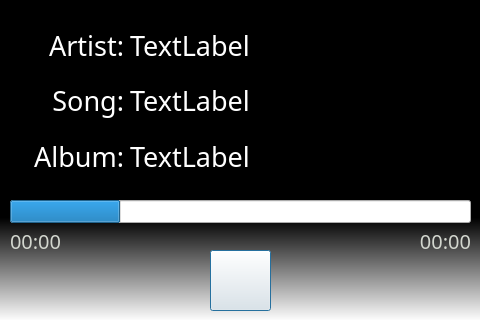
<?xml version="1.0" encoding="UTF-8"?>
<!-- SPDX-FileCopyrightText: 2026 Mark G. Russell -->
<!-- SPDX-License-Identifier: MIT -->
<ui version="4.0">
 <class>bluetoothplayer</class>
 <widget class="QDialog" name="bluetoothplayer">
  <property name="geometry">
   <rect>
    <x>0</x>
    <y>0</y>
    <width>480</width>
    <height>320</height>
   </rect>
  </property>
  <property name="windowTitle">
   <string>Dialog</string>
  </property>
  <widget class="QLabel" name="label">
   <property name="geometry">
    <rect>
     <x>0</x>
     <y>0</y>
     <width>481</width>
     <height>321</height>
    </rect>
   </property>
   <property name="baseSize">
    <size>
     <width>320</width>
     <height>240</height>
    </size>
   </property>
   <property name="palette">
    <palette>
     <active>
      <colorrole role="Button">
       <brush brushstyle="LinearGradientPattern">
        <gradient startx="0.500000000000000" starty="0.204545000000000" endx="0.500000000000000" endy="1.000000000000000" type="LinearGradient" spread="PadSpread" coordinatemode="ObjectBoundingMode">
         <gradientstop position="0.595000000000000">
          <color alpha="255">
           <red>0</red>
           <green>0</green>
           <blue>0</blue>
          </color>
         </gradientstop>
         <gradientstop position="1.000000000000000">
          <color alpha="255">
           <red>255</red>
           <green>255</green>
           <blue>255</blue>
          </color>
         </gradientstop>
        </gradient>
       </brush>
      </colorrole>
      <colorrole role="Base">
       <brush brushstyle="LinearGradientPattern">
        <gradient startx="0.500000000000000" starty="0.204545000000000" endx="0.500000000000000" endy="1.000000000000000" type="LinearGradient" spread="PadSpread" coordinatemode="ObjectBoundingMode">
         <gradientstop position="0.595000000000000">
          <color alpha="255">
           <red>0</red>
           <green>0</green>
           <blue>0</blue>
          </color>
         </gradientstop>
         <gradientstop position="1.000000000000000">
          <color alpha="255">
           <red>255</red>
           <green>255</green>
           <blue>255</blue>
          </color>
         </gradientstop>
        </gradient>
       </brush>
      </colorrole>
      <colorrole role="Window">
       <brush brushstyle="LinearGradientPattern">
        <gradient startx="0.500000000000000" starty="0.204545000000000" endx="0.500000000000000" endy="1.000000000000000" type="LinearGradient" spread="PadSpread" coordinatemode="ObjectBoundingMode">
         <gradientstop position="0.595000000000000">
          <color alpha="255">
           <red>0</red>
           <green>0</green>
           <blue>0</blue>
          </color>
         </gradientstop>
         <gradientstop position="1.000000000000000">
          <color alpha="255">
           <red>255</red>
           <green>255</green>
           <blue>255</blue>
          </color>
         </gradientstop>
        </gradient>
       </brush>
      </colorrole>
     </active>
     <inactive>
      <colorrole role="Button">
       <brush brushstyle="LinearGradientPattern">
        <gradient startx="0.500000000000000" starty="0.204545000000000" endx="0.500000000000000" endy="1.000000000000000" type="LinearGradient" spread="PadSpread" coordinatemode="ObjectBoundingMode">
         <gradientstop position="0.595000000000000">
          <color alpha="255">
           <red>0</red>
           <green>0</green>
           <blue>0</blue>
          </color>
         </gradientstop>
         <gradientstop position="1.000000000000000">
          <color alpha="255">
           <red>255</red>
           <green>255</green>
           <blue>255</blue>
          </color>
         </gradientstop>
        </gradient>
       </brush>
      </colorrole>
      <colorrole role="Base">
       <brush brushstyle="LinearGradientPattern">
        <gradient startx="0.500000000000000" starty="0.204545000000000" endx="0.500000000000000" endy="1.000000000000000" type="LinearGradient" spread="PadSpread" coordinatemode="ObjectBoundingMode">
         <gradientstop position="0.595000000000000">
          <color alpha="255">
           <red>0</red>
           <green>0</green>
           <blue>0</blue>
          </color>
         </gradientstop>
         <gradientstop position="1.000000000000000">
          <color alpha="255">
           <red>255</red>
           <green>255</green>
           <blue>255</blue>
          </color>
         </gradientstop>
        </gradient>
       </brush>
      </colorrole>
      <colorrole role="Window">
       <brush brushstyle="LinearGradientPattern">
        <gradient startx="0.500000000000000" starty="0.204545000000000" endx="0.500000000000000" endy="1.000000000000000" type="LinearGradient" spread="PadSpread" coordinatemode="ObjectBoundingMode">
         <gradientstop position="0.595000000000000">
          <color alpha="255">
           <red>0</red>
           <green>0</green>
           <blue>0</blue>
          </color>
         </gradientstop>
         <gradientstop position="1.000000000000000">
          <color alpha="255">
           <red>255</red>
           <green>255</green>
           <blue>255</blue>
          </color>
         </gradientstop>
        </gradient>
       </brush>
      </colorrole>
     </inactive>
     <disabled>
      <colorrole role="Button">
       <brush brushstyle="LinearGradientPattern">
        <gradient startx="0.500000000000000" starty="0.204545000000000" endx="0.500000000000000" endy="1.000000000000000" type="LinearGradient" spread="PadSpread" coordinatemode="ObjectBoundingMode">
         <gradientstop position="0.595000000000000">
          <color alpha="255">
           <red>0</red>
           <green>0</green>
           <blue>0</blue>
          </color>
         </gradientstop>
         <gradientstop position="1.000000000000000">
          <color alpha="255">
           <red>255</red>
           <green>255</green>
           <blue>255</blue>
          </color>
         </gradientstop>
        </gradient>
       </brush>
      </colorrole>
      <colorrole role="Base">
       <brush brushstyle="LinearGradientPattern">
        <gradient startx="0.500000000000000" starty="0.204545000000000" endx="0.500000000000000" endy="1.000000000000000" type="LinearGradient" spread="PadSpread" coordinatemode="ObjectBoundingMode">
         <gradientstop position="0.595000000000000">
          <color alpha="255">
           <red>0</red>
           <green>0</green>
           <blue>0</blue>
          </color>
         </gradientstop>
         <gradientstop position="1.000000000000000">
          <color alpha="255">
           <red>255</red>
           <green>255</green>
           <blue>255</blue>
          </color>
         </gradientstop>
        </gradient>
       </brush>
      </colorrole>
      <colorrole role="Window">
       <brush brushstyle="LinearGradientPattern">
        <gradient startx="0.500000000000000" starty="0.204545000000000" endx="0.500000000000000" endy="1.000000000000000" type="LinearGradient" spread="PadSpread" coordinatemode="ObjectBoundingMode">
         <gradientstop position="0.595000000000000">
          <color alpha="255">
           <red>0</red>
           <green>0</green>
           <blue>0</blue>
          </color>
         </gradientstop>
         <gradientstop position="1.000000000000000">
          <color alpha="255">
           <red>255</red>
           <green>255</green>
           <blue>255</blue>
          </color>
         </gradientstop>
        </gradient>
       </brush>
      </colorrole>
     </disabled>
    </palette>
   </property>
   <property name="styleSheet">
    <string notr="true">background-color: qlineargradient(spread:pad, x1:0.5, y1:0.204545, x2:0.5, y2:1, stop:0.595 rgba(0, 0, 0, 255), stop:1 rgba(255, 255, 255, 255));</string>
   </property>
   <property name="text">
    <string/>
   </property>
   <property name="scaledContents">
    <bool>true</bool>
   </property>
  </widget>
  <widget class="QProgressBar" name="progressBar">
   <property name="geometry">
    <rect>
     <x>10</x>
     <y>200</y>
     <width>461</width>
     <height>23</height>
    </rect>
   </property>
   <property name="value">
    <number>24</number>
   </property>
   <property name="textVisible">
    <bool>false</bool>
   </property>
   <property name="invertedAppearance">
    <bool>false</bool>
   </property>
  </widget>
  <widget class="QPushButton" name="backBtn">
   <property name="geometry">
    <rect>
     <x>210</x>
     <y>250</y>
     <width>61</width>
     <height>61</height>
    </rect>
   </property>
   <property name="text">
    <string/>
   </property>
   <property name="icon">
    <iconset>
     <normaloff>resources/Antenna-Small.jpg</normaloff>resources/Antenna-Small.jpg</iconset>
   </property>
   <property name="iconSize">
    <size>
     <width>280</width>
     <height>330</height>
    </size>
   </property>
  </widget>
  <widget class="QWidget" name="gridLayoutWidget">
   <property name="geometry">
    <rect>
     <x>10</x>
     <y>20</y>
     <width>450</width>
     <height>161</height>
    </rect>
   </property>
   <layout class="QGridLayout" name="gridLayout">
    <item row="2" column="0">
     <widget class="QLabel" name="label_2">
      <property name="palette">
       <palette>
        <active>
         <colorrole role="WindowText">
          <brush brushstyle="SolidPattern">
           <color alpha="255">
            <red>255</red>
            <green>255</green>
            <blue>255</blue>
           </color>
          </brush>
         </colorrole>
         <colorrole role="Text">
          <brush brushstyle="SolidPattern">
           <color alpha="255">
            <red>255</red>
            <green>255</green>
            <blue>255</blue>
           </color>
          </brush>
         </colorrole>
         <colorrole role="ButtonText">
          <brush brushstyle="SolidPattern">
           <color alpha="255">
            <red>255</red>
            <green>255</green>
            <blue>255</blue>
           </color>
          </brush>
         </colorrole>
        </active>
        <inactive>
         <colorrole role="WindowText">
          <brush brushstyle="SolidPattern">
           <color alpha="255">
            <red>255</red>
            <green>255</green>
            <blue>255</blue>
           </color>
          </brush>
         </colorrole>
         <colorrole role="Text">
          <brush brushstyle="SolidPattern">
           <color alpha="255">
            <red>255</red>
            <green>255</green>
            <blue>255</blue>
           </color>
          </brush>
         </colorrole>
         <colorrole role="ButtonText">
          <brush brushstyle="SolidPattern">
           <color alpha="255">
            <red>255</red>
            <green>255</green>
            <blue>255</blue>
           </color>
          </brush>
         </colorrole>
        </inactive>
        <disabled>
         <colorrole role="WindowText">
          <brush brushstyle="SolidPattern">
           <color alpha="255">
            <red>255</red>
            <green>255</green>
            <blue>255</blue>
           </color>
          </brush>
         </colorrole>
         <colorrole role="Text">
          <brush brushstyle="SolidPattern">
           <color alpha="255">
            <red>255</red>
            <green>255</green>
            <blue>255</blue>
           </color>
          </brush>
         </colorrole>
         <colorrole role="ButtonText">
          <brush brushstyle="SolidPattern">
           <color alpha="255">
            <red>255</red>
            <green>255</green>
            <blue>255</blue>
           </color>
          </brush>
         </colorrole>
        </disabled>
       </palette>
      </property>
      <property name="font">
       <font>
        <family>Courier 10 Pitch</family>
        <pointsize>20</pointsize>
       </font>
      </property>
      <property name="styleSheet">
       <string notr="true">color: rgb(255, 255, 255);</string>
      </property>
      <property name="text">
       <string>Album:</string>
      </property>
      <property name="scaledContents">
       <bool>true</bool>
      </property>
      <property name="alignment">
       <set>Qt::AlignRight|Qt::AlignTrailing|Qt::AlignVCenter</set>
      </property>
     </widget>
    </item>
    <item row="1" column="0">
     <widget class="QLabel" name="label_4">
      <property name="palette">
       <palette>
        <active>
         <colorrole role="WindowText">
          <brush brushstyle="SolidPattern">
           <color alpha="255">
            <red>255</red>
            <green>255</green>
            <blue>255</blue>
           </color>
          </brush>
         </colorrole>
         <colorrole role="Text">
          <brush brushstyle="SolidPattern">
           <color alpha="255">
            <red>255</red>
            <green>255</green>
            <blue>255</blue>
           </color>
          </brush>
         </colorrole>
         <colorrole role="ButtonText">
          <brush brushstyle="SolidPattern">
           <color alpha="255">
            <red>255</red>
            <green>255</green>
            <blue>255</blue>
           </color>
          </brush>
         </colorrole>
        </active>
        <inactive>
         <colorrole role="WindowText">
          <brush brushstyle="SolidPattern">
           <color alpha="255">
            <red>255</red>
            <green>255</green>
            <blue>255</blue>
           </color>
          </brush>
         </colorrole>
         <colorrole role="Text">
          <brush brushstyle="SolidPattern">
           <color alpha="255">
            <red>255</red>
            <green>255</green>
            <blue>255</blue>
           </color>
          </brush>
         </colorrole>
         <colorrole role="ButtonText">
          <brush brushstyle="SolidPattern">
           <color alpha="255">
            <red>255</red>
            <green>255</green>
            <blue>255</blue>
           </color>
          </brush>
         </colorrole>
        </inactive>
        <disabled>
         <colorrole role="WindowText">
          <brush brushstyle="SolidPattern">
           <color alpha="255">
            <red>255</red>
            <green>255</green>
            <blue>255</blue>
           </color>
          </brush>
         </colorrole>
         <colorrole role="Text">
          <brush brushstyle="SolidPattern">
           <color alpha="255">
            <red>255</red>
            <green>255</green>
            <blue>255</blue>
           </color>
          </brush>
         </colorrole>
         <colorrole role="ButtonText">
          <brush brushstyle="SolidPattern">
           <color alpha="255">
            <red>255</red>
            <green>255</green>
            <blue>255</blue>
           </color>
          </brush>
         </colorrole>
        </disabled>
       </palette>
      </property>
      <property name="font">
       <font>
        <family>Courier 10 Pitch</family>
        <pointsize>20</pointsize>
       </font>
      </property>
      <property name="styleSheet">
       <string notr="true">color: rgb(255, 255, 255);</string>
      </property>
      <property name="text">
       <string>Song:</string>
      </property>
      <property name="alignment">
       <set>Qt::AlignRight|Qt::AlignTrailing|Qt::AlignVCenter</set>
      </property>
     </widget>
    </item>
    <item row="0" column="1">
     <widget class="QLabel" name="artistLabel">
      <property name="minimumSize">
       <size>
        <width>330</width>
        <height>0</height>
       </size>
      </property>
      <property name="palette">
       <palette>
        <active>
         <colorrole role="WindowText">
          <brush brushstyle="SolidPattern">
           <color alpha="255">
            <red>255</red>
            <green>255</green>
            <blue>255</blue>
           </color>
          </brush>
         </colorrole>
         <colorrole role="Text">
          <brush brushstyle="SolidPattern">
           <color alpha="255">
            <red>255</red>
            <green>255</green>
            <blue>255</blue>
           </color>
          </brush>
         </colorrole>
         <colorrole role="ButtonText">
          <brush brushstyle="SolidPattern">
           <color alpha="255">
            <red>255</red>
            <green>255</green>
            <blue>255</blue>
           </color>
          </brush>
         </colorrole>
        </active>
        <inactive>
         <colorrole role="WindowText">
          <brush brushstyle="SolidPattern">
           <color alpha="255">
            <red>255</red>
            <green>255</green>
            <blue>255</blue>
           </color>
          </brush>
         </colorrole>
         <colorrole role="Text">
          <brush brushstyle="SolidPattern">
           <color alpha="255">
            <red>255</red>
            <green>255</green>
            <blue>255</blue>
           </color>
          </brush>
         </colorrole>
         <colorrole role="ButtonText">
          <brush brushstyle="SolidPattern">
           <color alpha="255">
            <red>255</red>
            <green>255</green>
            <blue>255</blue>
           </color>
          </brush>
         </colorrole>
        </inactive>
        <disabled>
         <colorrole role="WindowText">
          <brush brushstyle="SolidPattern">
           <color alpha="255">
            <red>255</red>
            <green>255</green>
            <blue>255</blue>
           </color>
          </brush>
         </colorrole>
         <colorrole role="Text">
          <brush brushstyle="SolidPattern">
           <color alpha="255">
            <red>255</red>
            <green>255</green>
            <blue>255</blue>
           </color>
          </brush>
         </colorrole>
         <colorrole role="ButtonText">
          <brush brushstyle="SolidPattern">
           <color alpha="255">
            <red>255</red>
            <green>255</green>
            <blue>255</blue>
           </color>
          </brush>
         </colorrole>
        </disabled>
       </palette>
      </property>
      <property name="font">
       <font>
        <family>Sans Serif</family>
        <pointsize>20</pointsize>
       </font>
      </property>
      <property name="styleSheet">
       <string notr="true">color: rgb(255, 255, 255);</string>
      </property>
      <property name="text">
       <string>TextLabel</string>
      </property>
     </widget>
    </item>
    <item row="1" column="1">
     <widget class="QLabel" name="songLabel">
      <property name="minimumSize">
       <size>
        <width>330</width>
        <height>0</height>
       </size>
      </property>
      <property name="palette">
       <palette>
        <active>
         <colorrole role="WindowText">
          <brush brushstyle="SolidPattern">
           <color alpha="255">
            <red>255</red>
            <green>255</green>
            <blue>255</blue>
           </color>
          </brush>
         </colorrole>
         <colorrole role="Text">
          <brush brushstyle="SolidPattern">
           <color alpha="255">
            <red>255</red>
            <green>255</green>
            <blue>255</blue>
           </color>
          </brush>
         </colorrole>
         <colorrole role="ButtonText">
          <brush brushstyle="SolidPattern">
           <color alpha="255">
            <red>255</red>
            <green>255</green>
            <blue>255</blue>
           </color>
          </brush>
         </colorrole>
        </active>
        <inactive>
         <colorrole role="WindowText">
          <brush brushstyle="SolidPattern">
           <color alpha="255">
            <red>255</red>
            <green>255</green>
            <blue>255</blue>
           </color>
          </brush>
         </colorrole>
         <colorrole role="Text">
          <brush brushstyle="SolidPattern">
           <color alpha="255">
            <red>255</red>
            <green>255</green>
            <blue>255</blue>
           </color>
          </brush>
         </colorrole>
         <colorrole role="ButtonText">
          <brush brushstyle="SolidPattern">
           <color alpha="255">
            <red>255</red>
            <green>255</green>
            <blue>255</blue>
           </color>
          </brush>
         </colorrole>
        </inactive>
        <disabled>
         <colorrole role="WindowText">
          <brush brushstyle="SolidPattern">
           <color alpha="255">
            <red>255</red>
            <green>255</green>
            <blue>255</blue>
           </color>
          </brush>
         </colorrole>
         <colorrole role="Text">
          <brush brushstyle="SolidPattern">
           <color alpha="255">
            <red>255</red>
            <green>255</green>
            <blue>255</blue>
           </color>
          </brush>
         </colorrole>
         <colorrole role="ButtonText">
          <brush brushstyle="SolidPattern">
           <color alpha="255">
            <red>255</red>
            <green>255</green>
            <blue>255</blue>
           </color>
          </brush>
         </colorrole>
        </disabled>
       </palette>
      </property>
      <property name="font">
       <font>
        <family>Sans Serif</family>
        <pointsize>20</pointsize>
       </font>
      </property>
      <property name="styleSheet">
       <string notr="true">color: rgb(255, 255, 255);</string>
      </property>
      <property name="text">
       <string>TextLabel</string>
      </property>
     </widget>
    </item>
    <item row="2" column="1">
     <widget class="QLabel" name="albumLabel">
      <property name="minimumSize">
       <size>
        <width>330</width>
        <height>0</height>
       </size>
      </property>
      <property name="palette">
       <palette>
        <active>
         <colorrole role="WindowText">
          <brush brushstyle="SolidPattern">
           <color alpha="255">
            <red>255</red>
            <green>255</green>
            <blue>255</blue>
           </color>
          </brush>
         </colorrole>
         <colorrole role="Text">
          <brush brushstyle="SolidPattern">
           <color alpha="255">
            <red>255</red>
            <green>255</green>
            <blue>255</blue>
           </color>
          </brush>
         </colorrole>
         <colorrole role="ButtonText">
          <brush brushstyle="SolidPattern">
           <color alpha="255">
            <red>255</red>
            <green>255</green>
            <blue>255</blue>
           </color>
          </brush>
         </colorrole>
        </active>
        <inactive>
         <colorrole role="WindowText">
          <brush brushstyle="SolidPattern">
           <color alpha="255">
            <red>255</red>
            <green>255</green>
            <blue>255</blue>
           </color>
          </brush>
         </colorrole>
         <colorrole role="Text">
          <brush brushstyle="SolidPattern">
           <color alpha="255">
            <red>255</red>
            <green>255</green>
            <blue>255</blue>
           </color>
          </brush>
         </colorrole>
         <colorrole role="ButtonText">
          <brush brushstyle="SolidPattern">
           <color alpha="255">
            <red>255</red>
            <green>255</green>
            <blue>255</blue>
           </color>
          </brush>
         </colorrole>
        </inactive>
        <disabled>
         <colorrole role="WindowText">
          <brush brushstyle="SolidPattern">
           <color alpha="255">
            <red>255</red>
            <green>255</green>
            <blue>255</blue>
           </color>
          </brush>
         </colorrole>
         <colorrole role="Text">
          <brush brushstyle="SolidPattern">
           <color alpha="255">
            <red>255</red>
            <green>255</green>
            <blue>255</blue>
           </color>
          </brush>
         </colorrole>
         <colorrole role="ButtonText">
          <brush brushstyle="SolidPattern">
           <color alpha="255">
            <red>255</red>
            <green>255</green>
            <blue>255</blue>
           </color>
          </brush>
         </colorrole>
        </disabled>
       </palette>
      </property>
      <property name="font">
       <font>
        <family>Sans Serif</family>
        <pointsize>20</pointsize>
       </font>
      </property>
      <property name="styleSheet">
       <string notr="true">color: rgb(255, 255, 255);</string>
      </property>
      <property name="text">
       <string>TextLabel</string>
      </property>
     </widget>
    </item>
    <item row="0" column="0">
     <widget class="QLabel" name="label_3">
      <property name="minimumSize">
       <size>
        <width>0</width>
        <height>0</height>
       </size>
      </property>
      <property name="palette">
       <palette>
        <active>
         <colorrole role="WindowText">
          <brush brushstyle="SolidPattern">
           <color alpha="255">
            <red>255</red>
            <green>255</green>
            <blue>255</blue>
           </color>
          </brush>
         </colorrole>
         <colorrole role="Text">
          <brush brushstyle="SolidPattern">
           <color alpha="255">
            <red>255</red>
            <green>255</green>
            <blue>255</blue>
           </color>
          </brush>
         </colorrole>
         <colorrole role="ButtonText">
          <brush brushstyle="SolidPattern">
           <color alpha="255">
            <red>255</red>
            <green>255</green>
            <blue>255</blue>
           </color>
          </brush>
         </colorrole>
        </active>
        <inactive>
         <colorrole role="WindowText">
          <brush brushstyle="SolidPattern">
           <color alpha="255">
            <red>255</red>
            <green>255</green>
            <blue>255</blue>
           </color>
          </brush>
         </colorrole>
         <colorrole role="Text">
          <brush brushstyle="SolidPattern">
           <color alpha="255">
            <red>255</red>
            <green>255</green>
            <blue>255</blue>
           </color>
          </brush>
         </colorrole>
         <colorrole role="ButtonText">
          <brush brushstyle="SolidPattern">
           <color alpha="255">
            <red>255</red>
            <green>255</green>
            <blue>255</blue>
           </color>
          </brush>
         </colorrole>
        </inactive>
        <disabled>
         <colorrole role="WindowText">
          <brush brushstyle="SolidPattern">
           <color alpha="255">
            <red>255</red>
            <green>255</green>
            <blue>255</blue>
           </color>
          </brush>
         </colorrole>
         <colorrole role="Text">
          <brush brushstyle="SolidPattern">
           <color alpha="255">
            <red>255</red>
            <green>255</green>
            <blue>255</blue>
           </color>
          </brush>
         </colorrole>
         <colorrole role="ButtonText">
          <brush brushstyle="SolidPattern">
           <color alpha="255">
            <red>255</red>
            <green>255</green>
            <blue>255</blue>
           </color>
          </brush>
         </colorrole>
        </disabled>
       </palette>
      </property>
      <property name="font">
       <font>
        <family>Courier 10 Pitch</family>
        <pointsize>20</pointsize>
       </font>
      </property>
      <property name="styleSheet">
       <string notr="true">color: rgb(255, 255, 255);</string>
      </property>
      <property name="text">
       <string>Artist:</string>
      </property>
      <property name="scaledContents">
       <bool>true</bool>
      </property>
      <property name="alignment">
       <set>Qt::AlignRight|Qt::AlignTrailing|Qt::AlignVCenter</set>
      </property>
     </widget>
    </item>
   </layout>
  </widget>
  <widget class="QLabel" name="trackElapsed">
   <property name="geometry">
    <rect>
     <x>10</x>
     <y>230</y>
     <width>61</width>
     <height>21</height>
    </rect>
   </property>
   <property name="font">
    <font>
     <family>Droid Sans</family>
     <pointsize>15</pointsize>
     <weight>50</weight>
     <bold>false</bold>
    </font>
   </property>
   <property name="styleSheet">
    <string notr="true">color: rgb(211, 215, 207);</string>
   </property>
   <property name="text">
    <string>00:00</string>
   </property>
  </widget>
  <widget class="QLabel" name="trackTotal">
   <property name="geometry">
    <rect>
     <x>410</x>
     <y>230</y>
     <width>61</width>
     <height>21</height>
    </rect>
   </property>
   <property name="font">
    <font>
     <family>Droid Sans</family>
     <pointsize>15</pointsize>
     <weight>50</weight>
     <bold>false</bold>
    </font>
   </property>
   <property name="styleSheet">
    <string notr="true">color: rgb(211, 215, 207);</string>
   </property>
   <property name="text">
    <string>00:00</string>
   </property>
   <property name="alignment">
    <set>Qt::AlignRight|Qt::AlignTrailing|Qt::AlignVCenter</set>
   </property>
  </widget>
 </widget>
 <resources/>
 <connections/>
</ui>
